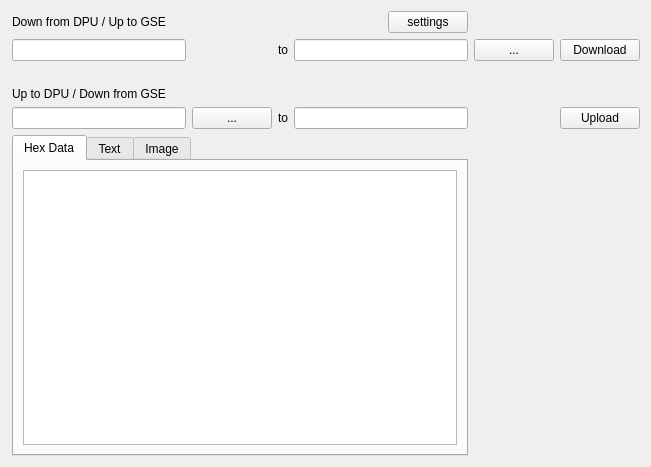
<?xml version="1.0" encoding="UTF-8"?>
<ui version="4.0">
 <class>Form</class>
 <widget class="QWidget" name="Form">
  <property name="geometry">
   <rect>
    <x>0</x>
    <y>0</y>
    <width>651</width>
    <height>467</height>
   </rect>
  </property>
  <property name="windowTitle">
   <string>Form</string>
  </property>
  <layout class="QGridLayout" name="gridLayout">
   <item row="3" column="3">
    <widget class="QLabel" name="label_4">
     <property name="text">
      <string>to</string>
     </property>
    </widget>
   </item>
    <item row="3" column="2">
        <widget class="QLabel" name="dummy_label">
            <property name="visible">
                <bool>false</bool>
            </property>
        </widget>
    </item>
   <item row="4" column="1">
    <spacer name="verticalSpacer">
     <property name="orientation">
      <enum>Qt::Vertical</enum>
     </property>
     <property name="sizeType">
      <enum>QSizePolicy::Fixed</enum>
     </property>
     <property name="sizeHint" stdset="0">
      <size>
       <width>20</width>
       <height>20</height>
      </size>
     </property>
    </spacer>
   </item>
   <item row="6" column="3">
    <widget class="QLabel" name="label_3">
     <property name="text">
      <string>to</string>
     </property>
    </widget>
   </item>
   <item row="3" column="6">
    <widget class="QPushButton" name="down_button">
     <property name="text">
      <string>Download</string>
     </property>
    </widget>
   </item>
   <item row="6" column="6">
    <widget class="QPushButton" name="up_button">
     <property name="text">
      <string>Upload</string>
     </property>
    </widget>
   </item>
   <item row="6" column="1">
    <widget class="QLineEdit" name="up_local_input"/>
   </item>
    <item row="6" column="2">
     <widget class="QPushButton" name="up_file_select_button">
      <property name="text">
       <string>...</string>
      </property>
     </widget>
    </item>
    <item row="6" column="5">
        <widget class="QLabel" name="dummy_label">
            <property name="visible">
                <bool>false</bool>
            </property>
        </widget>
    </item>
   <item row="5" column="1">
    <widget class="QLabel" name="label_2">
     <property name="text">
      <string>Up to DPU / Down from GSE</string>
     </property>
    </widget>
   </item>
   <item row="3" column="1">
    <widget class="QLineEdit" name="down_remote_input"/>
   </item>
   <item row="3" column="4">
    <widget class="QLineEdit" name="down_local_input"/>
   </item>
    <item row="3" column="5">
      <widget class="QPushButton" name="down_file_select_button">
        <property name="text">
            <string>...</string>
        </property>
      </widget>
    </item>
   <item row="1" column="1" colspan="4">
    <layout class="QHBoxLayout" name="horizontalLayout">
     <item>
      <widget class="QLabel" name="label">
       <property name="text">
        <string>Down from DPU / Up to GSE</string>
       </property>
      </widget>
     </item>
     <item>
      <spacer name="horizontalSpacer">
       <property name="orientation">
        <enum>Qt::Horizontal</enum>
       </property>
       <property name="sizeType">
        <enum>QSizePolicy::Expanding</enum>
       </property>
       <property name="sizeHint" stdset="0">
        <size>
         <width>20</width>
         <height>20</height>
        </size>
       </property>
      </spacer>
     </item>
     <item>
      <widget class="QPushButton" name="settingsButton">
       <property name="text">
        <string>settings</string>
       </property>
      </widget>
     </item>
    </layout>
   </item>
   <item row="6" column="4">
    <widget class="QLineEdit" name="up_remote_input"/>
   </item>
   <item row="8" column="0">
    <spacer name="verticalSpacer_2">
     <property name="orientation">
      <enum>Qt::Vertical</enum>
     </property>
     <property name="sizeHint" stdset="0">
      <size>
       <width>1</width>
       <height>40</height>
      </size>
     </property>
    </spacer>
   </item>
   <item row="8" column="1" colspan="4">
    <widget class="QTabWidget" name="tabWidget">
     <property name="currentIndex">
      <number>0</number>
     </property>
     <widget class="QWidget" name="tab">
      <attribute name="title">
       <string>Hex Data</string>
      </attribute>
      <layout class="QHBoxLayout" name="horizontalLayout_2">
       <item>
        <widget class="QTableWidget" name="table"/>
       </item>
      </layout>
     </widget>
     <widget class="QWidget" name="tab_2">
      <attribute name="title">
       <string>Text</string>
      </attribute>
      <layout class="QHBoxLayout" name="horizontalLayout_3">
       <item>
        <widget class="QTextBrowser" name="text_browser">
         <property name="lineWrapMode">
          <enum>QTextEdit::NoWrap</enum>
         </property>
         <property name="acceptRichText">
          <bool>false</bool>
         </property>
         <property name="placeholderText">
          <string>No File Loaded</string>
         </property>
        </widget>
       </item>
      </layout>
     </widget>
     <widget class="QWidget" name="tab_img">
      <attribute name="title">
       <string>Image</string>
      </attribute>
      <layout class="QHBoxLayout" name="horizontalLayout_4"/>
     </widget>
    </widget>
   </item>
  </layout>
 </widget>
 <tabstops>
  <tabstop>settingsButton</tabstop>
  <tabstop>down_local_input</tabstop>
  <tabstop>down_button</tabstop>
  <tabstop>up_remote_input</tabstop>
  <tabstop>up_button</tabstop>
 </tabstops>
 <resources/>
 <connections/>
</ui>
